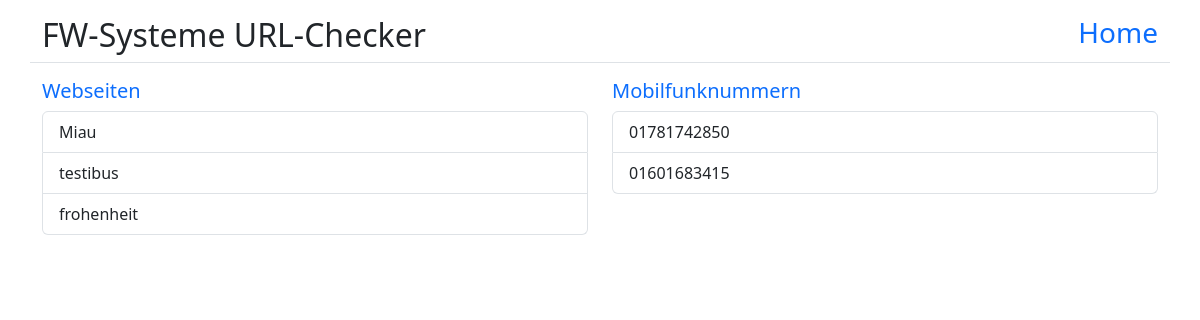
The app's page /, older data.
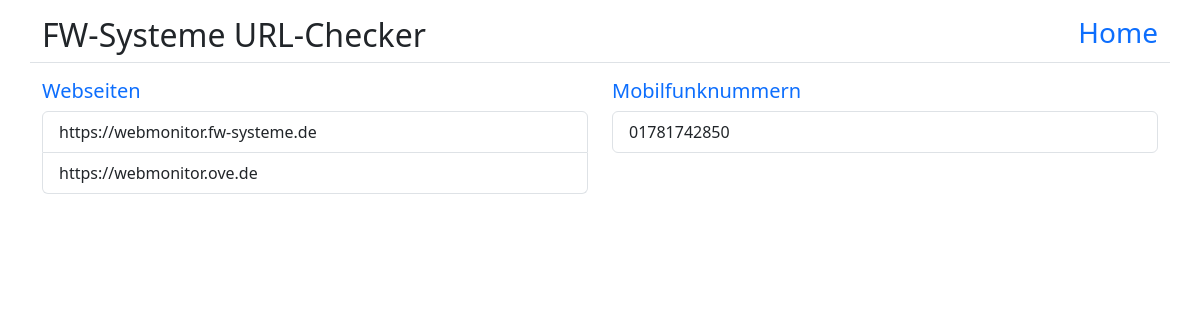
The same page, newer data.
### tables this page shows
CREATE TABLE urls (
            id INTEGER PRIMARY KEY AUTOINCREMENT,
            url TEXT NOT NULL
        );

CREATE TABLE numbers (
        id INTEGER PRIMARY KEY AUTOINCREMENT,
        number TEXT NOT NULL
      );

### main.py (the view)
@app.route("/")
def base():
  db.setup_database()
  read_urls()
  read_mobiles()
  return render_template('home.html', data={'urls': urls, 'numbers': numbers})

### database.py (called while the page is built)
  def get_db(self):
    if(self.is_flask):
      db = getattr(g, '_database', None)
      if db is None:
        db = g._database = sqlite3.connect(self.database_path)
    else:
      db = sqlite3.connect(self.database_path)
    return db

  def setup_database(self):
    with self.get_db() as db:
      cursor = db.cursor()
      create_table_query = '''
      CREATE TABLE IF NOT EXISTS urls (
        id INTEGER PRIMARY KEY AUTOINCREMENT,
        url TEXT NOT NULL
      );
      CREATE TABLE IF NOT EXISTS numbers (
        id INTEGER PRIMARY KEY AUTOINCREMENT,
        number TEXT NOT NULL
      );
      '''
      cursor.executescript(create_table_query)

  def get_urls(self):
    with self.get_db() as db:
      cursor = db.cursor()
      cursor.execute('SELECT url FROM urls')
      urls = [row[0] for row in cursor.fetchall()]
      print(f"Fetched URLS from Database - {urls}")
      return urls

  def get_numbers(self):
    with self.get_db() as db:
      cursor = db.cursor()
      cursor.execute('SELECT number FROM numbers')
      numbers = [row[0] for row in cursor.fetchall()]
      print(f"Fetched NUMBERS from Database - {numbers}")
      return numbers

### main.py (called while the page is built)
def read_urls():
  urls.clear()
  for url in db.get_urls():
     urls.append(url)

def read_mobiles():
  numbers.clear()
  for number in db.get_numbers():
     numbers.append(number)

### templates/home.html
{% extends "base.html" %}
{% block head %}
    {{ super() }}
    <link rel="stylesheet" href="static/home.css">
{% endblock %}
{% block content %}
<div class="row">
  <div class="col">
    <h5><a href="/urls" class="text-decoration-none">Webseiten</a></h5>
    <ul class="list-group">
      {% for url in data.urls %}
        <li class="list-group-item">{{url}}</li>
      {% endfor %}
    </ul>
  </div>
  <div class="col">
    <h5><a href="/mobiles" class="text-decoration-none">Mobilfunknummern</a></h5>
    <ul class="list-group">
      {% for number in data.numbers %}
        <li class="list-group-item">{{number}}</li>
      {% endfor %}
    </ul>
  </div>
</div>
{% endblock %}

### templates/base.html (shortened to what this page needs)
<!DOCTYPE html>
<html lang="en">
<head>
  {% block head %}
  <link rel="stylesheet" href="static/bootstrap.min.css">
  {% endblock %}
</head>
<body>
  <div class="container my-3 border-bottom">
    <h2>
      FW-Systeme URL-Checker
      <a href="/" class="float-end text-decoration-none fs-3">Home</a>
    </h2>
  </div>
  <div class="container">
    {% block content %}
    {% endblock %}
  </div>
</body>
</html>

### static/home.css (style rules this page uses)
ul { list-style: none; }

Row changes from the older to the newer data that the page shows:
removed urls: url "Miau"
removed urls: url "testibus"
removed urls: url "frohenheit"
removed numbers: number "01601683415"
added urls: url "https://webmonitor.fw-systeme.de"
added urls: url "https://webmonitor.ove.de"
